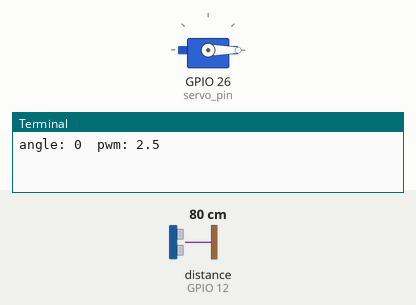
The program below on a simulated Raspberry Pi (BCM pin numbers). On the bench: servo, the last lines printed to the terminal. The test bench sets the inputs (shaded band); at power-on: distance to the obstacle (sensor on GPIO 12) 80 cm. The echo pulse lasts 58.3 µs per cm; servo angles are drawn from the pulse width (0.5 ms = 0°, 2.5 ms = 180°); the clock reads 2024-03-15 10:24:30 at power-on unless the program sets it.

Above: at 1.05 s.
At 12.05 s:
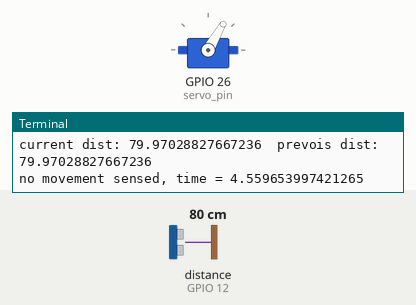
Timing chart, 0 to 15.4 s (numbered marks = the images above):
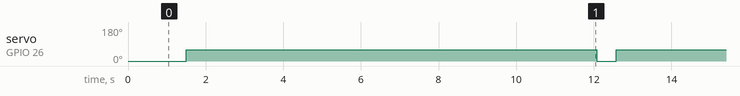

Measured:
- by itself, servo on GPIO 26 (servo_pin): alternates 60° for 10.6 s and 0° for 0.50 s

The program:

servocontrol.py
```python
import RPi.GPIO as GPIO
import time

def get_distance():
	# send pulse to trigger pin to send ultrasound wave
	GPIO.output(trigger_pin,GPIO.HIGH)
	time.sleep(0.00001)
	GPIO.output(trigger_pin,GPIO.LOW)
	print("sent trigger")
	# start recording time & wait for ultrasound to return
	start_time = time.time()
	stop_time = time.time()

	print("waiting for echo")
	while GPIO.input(echo_pin) == 0:
		start_time = time.time()
	while GPIO.input(echo_pin) == 1:
		stop_time = time.time()

	print("calculating distance")
	# calculate time elapsed, then multiply by speed of sound
	dist = (stop_time - start_time) * 34300 / 2 # divide by 2 since pulse travels there and back
	return dist

def sense_movement():
	dist_curr = get_distance()
	dist_prev = dist_curr

	start_time = time.time()
	timer = time.time()

	# TODO: when no movement is sensed for 5 seconds, then close the box
	# current function: closes when 5 seconds elapsed or movement detected

	movement_sensed = True
	closing_timer = 0
	present_timer = 0
	no_movement_time = 5 # time to wait for no movement in package chute before closing

	while (present_timer-closing_timer<no_movement_time):
		time.sleep(0.5)
		dist_prev = dist_curr # set prev distance to current
		dist_curr = get_distance()
		print(f"current dist: {dist_curr}\tprevois dist: {dist_prev}")
		movement_boolean = (dist_curr<dist_prev+4 and dist_prev-4<dist_curr)

		# analyze different scenarios while sensing for pack
		if movement_boolean and movement_sensed:
			# no movement detected & movement previously detected
			# start logging time that there is no movement inside chute
			closing_timer = time.time()
			present_timer = closing_timer
			movement_sensed = False

			print(f"no movement sensed! starting timing for closing..")
		elif movement_boolean and not movement_sensed:
			# no movement detected & no movement previously detected
			# continue polling, see if no movement detected for 5s
			present_timer = time.time()

			print(f"no movement sensed, time = {present_timer - closing_timer}")
		elif not movement_boolean and movement_sensed:
			# movement detected & movement previously detected
			# ensure timers still set at 0
			closing_timer = 0
			present_timer = 0

			print(f"movement detected in chute still")
		elif not movement_boolean and not movement_sensed:
			# movement detected & movement not previosly detected
			# reset timers & change movement_sensed variable
			closing_timer = 0
			present_timer = 0
			movement_sensed = True

			print(f"movement detected in chute1 reseting timers..")

def servo_write(angle):
	# pwm ranges (0-10) + 2.5 --> 2.5-12.5
	# angle ranges 0-180
	pwm = (angle/18) + 2.5
	p.ChangeDutyCycle(pwm)
	print(f"angle: {angle}\tpwm: {pwm}")

servo_pin = 26 # pin 37 bcm 26
trigger_pin = 18 # pin 12 bcm 18
echo_pin = 12 # pin 32 bcm 12

GPIO.setmode(GPIO.BCM)
GPIO.setup(servo_pin, GPIO.OUT)
GPIO.setup(trigger_pin, GPIO.OUT)
GPIO.setup(echo_pin, GPIO.IN)
GPIO.output(trigger_pin, GPIO.LOW)
time.sleep(1)

p = GPIO.PWM(servo_pin, 50) # GPIO 17 for PWM with 50Hz
p.start(2.5) # Initialization to 0
try:
	while True:
		servo_write(0)
		time.sleep(0.5)
		servo_write(60)
		time.sleep(5)
		print("sensing movement...")
		sense_movement()
		servo_write(0)
		print("finished")

except KeyboardInterrupt:
	p.stop()
	GPIO.cleanup()
```
